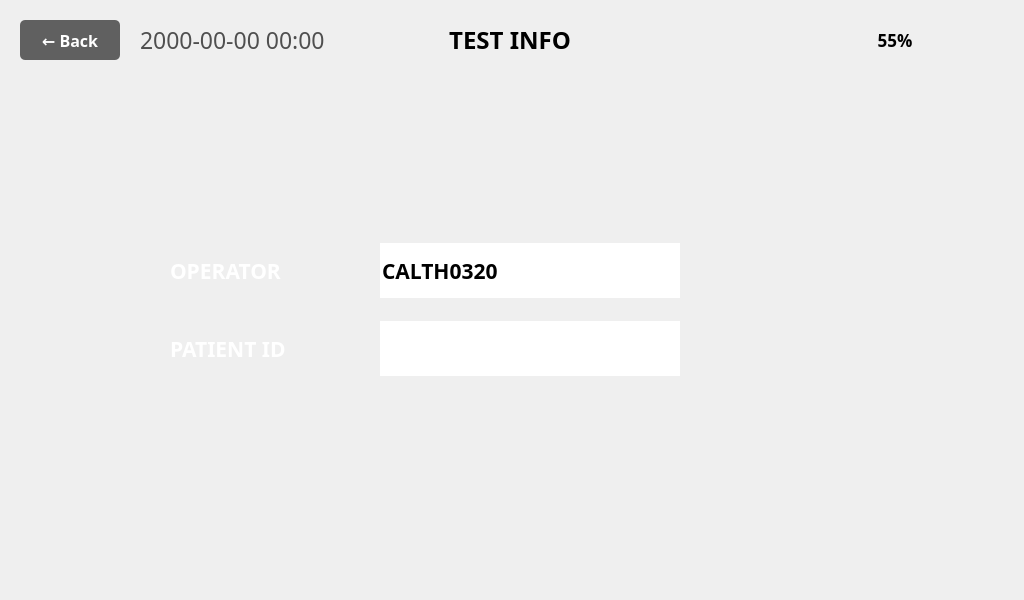
<?xml version="1.0" encoding="UTF-8"?>
<ui version="4.0">
 <class>TestInfoViewWindow</class>
 <widget class="QMainWindow" name="TestInfoViewWindow">
  <property name="geometry">
   <rect>
    <x>0</x>
    <y>0</y>
    <width>1024</width>
    <height>600</height>
   </rect>
  </property>
  <property name="windowTitle">
   <string notr="true">Home</string>
  </property>
  <property name="unifiedTitleAndToolBarOnMac">
   <bool>false</bool>
  </property>
  <widget class="QWidget" name="centralwidget">
   <widget class="QPushButton" name="pushButton_TestInfoBackArrow">
    <property name="geometry">
     <rect>
      <x>20</x>
      <y>20</y>
      <width>100</width>
      <height>40</height>
     </rect>
    </property>
    <property name="font">
     <font>
      <family>Pretendard</family>
      <pointsize>16</pointsize>
      <weight>75</weight>
      <bold>true</bold>
     </font>
    </property>
    <property name="styleSheet">
     <string notr="true">QPushButton {
    background-color: #606060;
    color: white;
    border: none;
    border-radius: 5px;
    font-size: 16px;
    font-weight: bold;
}
QPushButton:hover {
    background-color: #707070;
}
QPushButton:pressed {
    background-color: #505050;
}</string>
    </property>
    <property name="text">
     <string>← Back</string>
    </property>
   </widget>
   <widget class="QPushButton" name="pushButton_TestInfoOK">
    <property name="geometry">
     <rect>
      <x>740</x>
      <y>237</y>
      <width>150</width>
      <height>150</height>
     </rect>
    </property>
    <property name="text">
     <string/>
    </property>
    <property name="icon">
     <iconset>
      <normaloff>../image/04_TestInfo/TestInfo_OK_DK.png</normaloff>../image/04_TestInfo/TestInfo_OK_DK.png</iconset>
    </property>
    <property name="iconSize">
     <size>
      <width>150</width>
      <height>150</height>
     </size>
    </property>
    <property name="flat">
     <bool>true</bool>
    </property>
   </widget>
   <widget class="QLabel" name="label_BatteryGuage">
    <property name="geometry">
     <rect>
      <x>850</x>
      <y>20</y>
      <width>80</width>
      <height>40</height>
     </rect>
    </property>
    <property name="text">
     <string/>
    </property>
    <property name="pixmap">
     <pixmap>../image/Icon/Battery_Icon-050.png</pixmap>
    </property>
    <property name="scaledContents">
     <bool>true</bool>
    </property>
   </widget>
   <widget class="QLabel" name="label_OP_BG">
    <property name="geometry">
     <rect>
      <x>133</x>
      <y>243</y>
      <width>218</width>
      <height>55</height>
     </rect>
    </property>
    <property name="frameShape">
     <enum>QFrame::NoFrame</enum>
    </property>
    <property name="text">
     <string/>
    </property>
    <property name="pixmap">
     <pixmap>../image/06_Result/Result_TitleBar.png</pixmap>
    </property>
    <property name="alignment">
     <set>Qt::AlignCenter</set>
    </property>
   </widget>
   <widget class="QLabel" name="label_PA_BG">
    <property name="geometry">
     <rect>
      <x>133</x>
      <y>321</y>
      <width>218</width>
      <height>55</height>
     </rect>
    </property>
    <property name="frameShape">
     <enum>QFrame::NoFrame</enum>
    </property>
    <property name="text">
     <string/>
    </property>
    <property name="pixmap">
     <pixmap>../image/06_Result/Result_TitleBar.png</pixmap>
    </property>
    <property name="alignment">
     <set>Qt::AlignCenter</set>
    </property>
   </widget>
   <widget class="QLabel" name="label_OPI_BG">
    <property name="geometry">
     <rect>
      <x>360</x>
      <y>243</y>
      <width>330</width>
      <height>55</height>
     </rect>
    </property>
    <property name="frameShape">
     <enum>QFrame::NoFrame</enum>
    </property>
    <property name="text">
     <string/>
    </property>
    <property name="pixmap">
     <pixmap>../image/04_TestInfo/TestInfo_BKGData.png</pixmap>
    </property>
    <property name="alignment">
     <set>Qt::AlignCenter</set>
    </property>
   </widget>
   <widget class="QLabel" name="label_PAI_BG">
    <property name="geometry">
     <rect>
      <x>360</x>
      <y>321</y>
      <width>330</width>
      <height>55</height>
     </rect>
    </property>
    <property name="frameShape">
     <enum>QFrame::NoFrame</enum>
    </property>
    <property name="text">
     <string/>
    </property>
    <property name="pixmap">
     <pixmap>../image/04_TestInfo/TestInfo_BKGData.png</pixmap>
    </property>
    <property name="alignment">
     <set>Qt::AlignCenter</set>
    </property>
   </widget>
   <widget class="QLabel" name="label_OP">
    <property name="geometry">
     <rect>
      <x>170</x>
      <y>243</y>
      <width>150</width>
      <height>55</height>
     </rect>
    </property>
    <property name="palette">
     <palette>
      <active>
       <colorrole role="WindowText">
        <brush brushstyle="SolidPattern">
         <color alpha="255">
          <red>255</red>
          <green>255</green>
          <blue>255</blue>
         </color>
        </brush>
       </colorrole>
      </active>
      <inactive>
       <colorrole role="WindowText">
        <brush brushstyle="SolidPattern">
         <color alpha="255">
          <red>255</red>
          <green>255</green>
          <blue>255</blue>
         </color>
        </brush>
       </colorrole>
      </inactive>
      <disabled>
       <colorrole role="WindowText">
        <brush brushstyle="SolidPattern">
         <color alpha="255">
          <red>120</red>
          <green>120</green>
          <blue>120</blue>
         </color>
        </brush>
       </colorrole>
      </disabled>
     </palette>
    </property>
    <property name="font">
     <font>
      <family>Pretendard</family>
      <pointsize>16</pointsize>
      <weight>75</weight>
      <bold>true</bold>
     </font>
    </property>
    <property name="text">
     <string>OPERATOR</string>
    </property>
   </widget>
   <widget class="QLabel" name="label_PA">
    <property name="geometry">
     <rect>
      <x>170</x>
      <y>321</y>
      <width>150</width>
      <height>55</height>
     </rect>
    </property>
    <property name="palette">
     <palette>
      <active>
       <colorrole role="WindowText">
        <brush brushstyle="SolidPattern">
         <color alpha="255">
          <red>255</red>
          <green>255</green>
          <blue>255</blue>
         </color>
        </brush>
       </colorrole>
      </active>
      <inactive>
       <colorrole role="WindowText">
        <brush brushstyle="SolidPattern">
         <color alpha="255">
          <red>255</red>
          <green>255</green>
          <blue>255</blue>
         </color>
        </brush>
       </colorrole>
      </inactive>
      <disabled>
       <colorrole role="WindowText">
        <brush brushstyle="SolidPattern">
         <color alpha="255">
          <red>120</red>
          <green>120</green>
          <blue>120</blue>
         </color>
        </brush>
       </colorrole>
      </disabled>
     </palette>
    </property>
    <property name="font">
     <font>
      <family>Pretendard</family>
      <pointsize>16</pointsize>
      <weight>75</weight>
      <bold>true</bold>
     </font>
    </property>
    <property name="text">
     <string>PATIENT ID</string>
    </property>
   </widget>
   <widget class="QLabel" name="label_DateNClock">
    <property name="geometry">
     <rect>
      <x>140</x>
      <y>20</y>
      <width>300</width>
      <height>40</height>
     </rect>
    </property>
    <property name="palette">
     <palette>
      <active>
       <colorrole role="WindowText">
        <brush brushstyle="SolidPattern">
         <color alpha="255">
          <red>79</red>
          <green>79</green>
          <blue>79</blue>
         </color>
        </brush>
       </colorrole>
      </active>
      <inactive>
       <colorrole role="WindowText">
        <brush brushstyle="SolidPattern">
         <color alpha="255">
          <red>79</red>
          <green>79</green>
          <blue>79</blue>
         </color>
        </brush>
       </colorrole>
      </inactive>
      <disabled>
       <colorrole role="WindowText">
        <brush brushstyle="SolidPattern">
         <color alpha="255">
          <red>120</red>
          <green>120</green>
          <blue>120</blue>
         </color>
        </brush>
       </colorrole>
      </disabled>
     </palette>
    </property>
    <property name="font">
     <font>
      <family>Pretendard</family>
      <pointsize>17</pointsize>
      <weight>50</weight>
      <bold>false</bold>
     </font>
    </property>
    <property name="text">
     <string>2000-00-00 00:00</string>
    </property>
    <property name="alignment">
     <set>Qt::AlignLeading|Qt::AlignLeft|Qt::AlignVCenter</set>
    </property>
   </widget>
   <widget class="QLabel" name="label_Title">
    <property name="geometry">
     <rect>
      <x>420</x>
      <y>20</y>
      <width>180</width>
      <height>40</height>
     </rect>
    </property>
    <property name="palette">
     <palette>
      <active>
       <colorrole role="WindowText">
        <brush brushstyle="SolidPattern">
         <color alpha="255">
          <red>0</red>
          <green>0</green>
          <blue>0</blue>
         </color>
        </brush>
       </colorrole>
      </active>
      <inactive>
       <colorrole role="WindowText">
        <brush brushstyle="SolidPattern">
         <color alpha="255">
          <red>0</red>
          <green>0</green>
          <blue>0</blue>
         </color>
        </brush>
       </colorrole>
      </inactive>
      <disabled>
       <colorrole role="WindowText">
        <brush brushstyle="SolidPattern">
         <color alpha="255">
          <red>120</red>
          <green>120</green>
          <blue>120</blue>
         </color>
        </brush>
       </colorrole>
      </disabled>
     </palette>
    </property>
    <property name="font">
     <font>
      <family>Pretendard</family>
      <pointsize>18</pointsize>
      <weight>75</weight>
      <bold>true</bold>
     </font>
    </property>
    <property name="text">
     <string>TEST INFO</string>
    </property>
    <property name="alignment">
     <set>Qt::AlignCenter</set>
    </property>
   </widget>
   <widget class="QLabel" name="label_BatteryGuageTxt">
    <property name="geometry">
     <rect>
      <x>820</x>
      <y>20</y>
      <width>150</width>
      <height>40</height>
     </rect>
    </property>
    <property name="palette">
     <palette>
      <active>
       <colorrole role="WindowText">
        <brush brushstyle="SolidPattern">
         <color alpha="255">
          <red>0</red>
          <green>0</green>
          <blue>0</blue>
         </color>
        </brush>
       </colorrole>
      </active>
      <inactive>
       <colorrole role="WindowText">
        <brush brushstyle="SolidPattern">
         <color alpha="255">
          <red>0</red>
          <green>0</green>
          <blue>0</blue>
         </color>
        </brush>
       </colorrole>
      </inactive>
      <disabled>
       <colorrole role="WindowText">
        <brush brushstyle="SolidPattern">
         <color alpha="255">
          <red>120</red>
          <green>120</green>
          <blue>120</blue>
         </color>
        </brush>
       </colorrole>
      </disabled>
     </palette>
    </property>
    <property name="font">
     <font>
      <family>Pretendard</family>
      <pointsize>13</pointsize>
      <weight>75</weight>
      <bold>true</bold>
     </font>
    </property>
    <property name="text">
     <string>55%</string>
    </property>
    <property name="alignment">
     <set>Qt::AlignCenter</set>
    </property>
   </widget>
   <widget class="QLineEdit" name="lineEdit_PatientID">
    <property name="geometry">
     <rect>
      <x>380</x>
      <y>321</y>
      <width>300</width>
      <height>55</height>
     </rect>
    </property>
    <property name="font">
     <font>
      <family>Pretendard</family>
      <pointsize>16</pointsize>
      <weight>75</weight>
      <bold>true</bold>
     </font>
    </property>
    <property name="text">
     <string/>
    </property>
    <property name="frame">
     <bool>false</bool>
    </property>
   </widget>
   <widget class="QLineEdit" name="lineEdit_Operator">
    <property name="geometry">
     <rect>
      <x>380</x>
      <y>243</y>
      <width>300</width>
      <height>55</height>
     </rect>
    </property>
    <property name="font">
     <font>
      <family>Pretendard</family>
      <pointsize>16</pointsize>
      <weight>75</weight>
      <bold>true</bold>
     </font>
    </property>
    <property name="text">
     <string>CALTH0320</string>
    </property>
    <property name="frame">
     <bool>false</bool>
    </property>
   </widget>
  </widget>
 </widget>
 <resources/>
 <connections/>
</ui>
